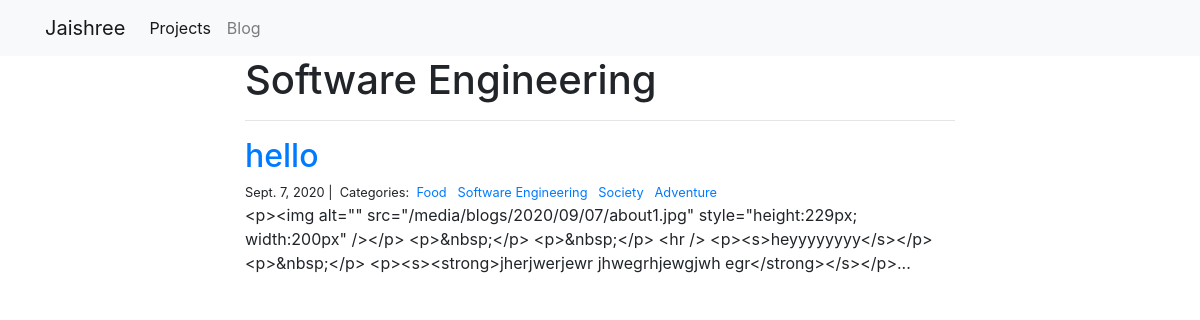
/blog/Software Engineering/, run on the app's committed database.
### blog/models.py (models this page shows, shortened)
class Category(models.Model):
    name = models.CharField(max_length=20)

class Post(models.Model):
    title = models.CharField(max_length=255)
    body = RichTextUploadingField(blank=True)
    description = models.TextField()
    created_on = models.DateTimeField(auto_now_add=True)
    last_modified = models.DateTimeField(auto_now=True)
    categories = models.ManyToManyField('Category', related_name='posts')

### blog/views.py (the view)
# urls.py: path("<category>/", views.blog_category, name="blog_category"),
def blog_category(request, category):
    posts = Post.objects.filter(
        categories__name__contains=category
    ).order_by(
        '-created_on'
    )
    context = {
        "category": category,
        "posts": posts
    }
    return render(request, "blog_category.html", context)

### blog/templates/blog_category.html
{% extends "base.html" %}
{% block page_content %}
<div class="col-md-8 offset-md-2">
    <h1>{{ category | title }}</h1>
    <hr>
    {% for post in posts %}
        <h2><a href="{% url 'blog_detail' post.pk%}">{{ post.title }}</a></h2>
        <small>
            {{ post.created_on.date }} |&nbsp;
            Categories:&nbsp;
            {% for category in post.categories.all %}
            <a href="{% url 'blog_category' category.name %}">
                {{ category.name }}
            </a>&nbsp;
            {% endfor %}
        </small>
        <p>{{ post.body | slice:":400" }}...</p>
    {% endfor %}
</div>
{% endblock %}

### data on the page
Category: name "Software Engineering"
Post: title "hello", created_on "Sept. 7, 2020", body "<p><img alt=\"\" src=\"/media/blogs/2020/09/07/about1.jpg\" style=\"height:229px; width:200px\" /></p> <p>&nbsp;</p> <p>&nbsp;</p> <hr /> <p><s>heyyyyyyyy</s></p> <p>&nbsp;</p> <p><s><strong>jherjwerjewr jhwegrhjewgjwh egr</strong></s></p>"
Category: name "Food"
Category: name "Society"
Category: name "Adventure"
